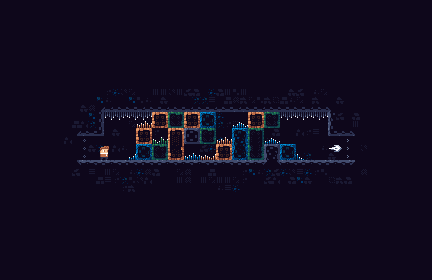

Tiled map render using the project's own tile images. Description and the map definition, with tile-layer contents summarised, below:
An orthogonal 54x35 tile map with 8x8 px tiles, 3 tile layers (level3_background, level3_map, level3_entities).

<map version="1.4" tiledversion="1.4.3" orientation="orthogonal" renderorder="right-down" width="54" height="35" tilewidth="8" tileheight="8" infinite="0" nextlayerid="22" nextobjectid="1">
 <tileset firstgid="1" source="tiles.tsx" />
 <layer id="19" name="level3_background" width="54" height="35">
  <data>[1890 cells, 1890 non-empty, 19 distinct tile ids]</data>
 </layer>
 <layer id="20" name="level3_map" width="54" height="35">
  <data>[1890 cells, 192 non-empty, 57 distinct tile ids]</data>
 </layer>
 <layer id="21" name="level3_entities" width="54" height="35">
  <data>[1890 cells, 6 non-empty, 6 distinct tile ids]</data>
 </layer>
</map>
